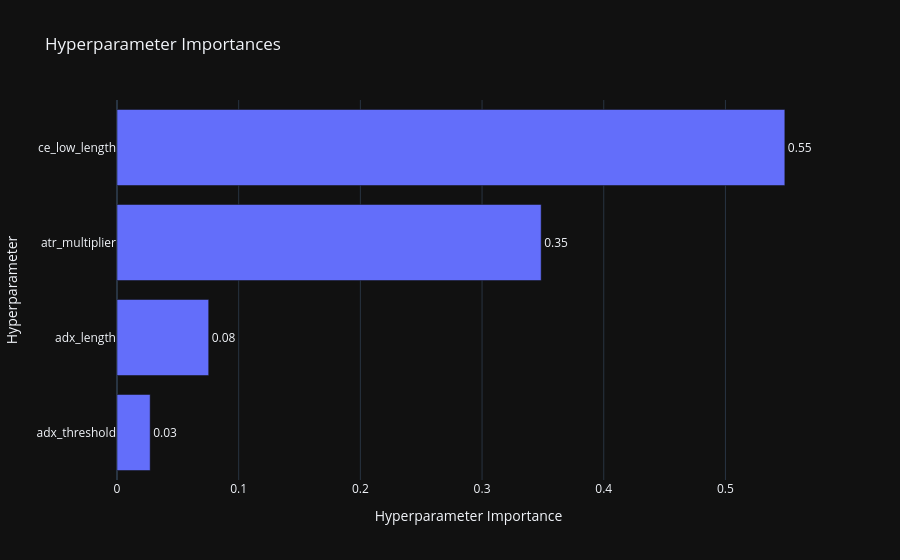
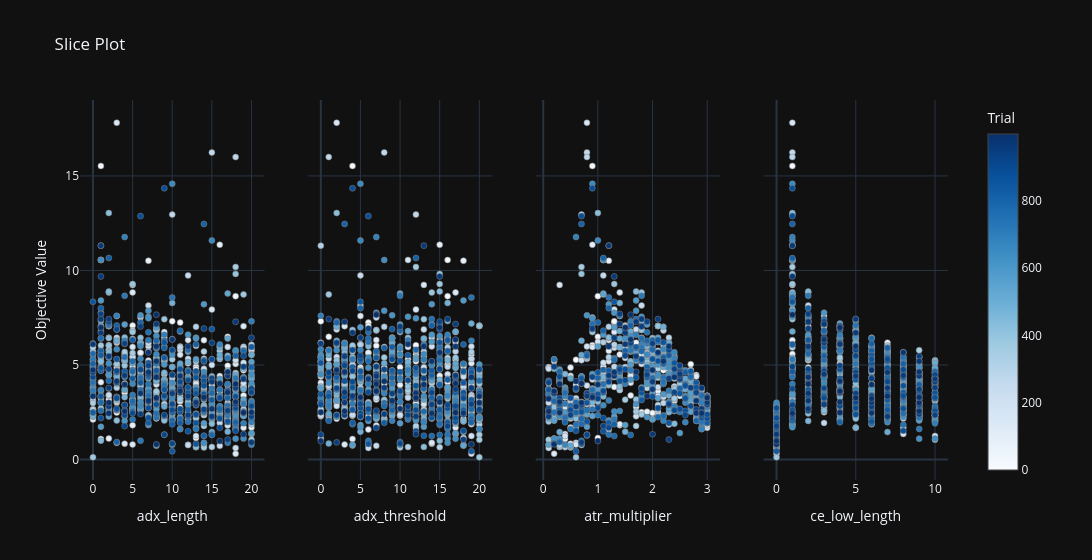

Source (notebook cell) for these figures, in order:
### Markdown cell above
Visualization

### Code cell
fig = optuna.visualization.plot_param_importances(study)
show(fig)

fig2 = optuna.visualization.plot_slice(study, params=best_params.keys())
show(fig2)

### Figure 1 — Plotly figure (JSON) as saved in the notebook; plotly's stock layout.template omitted (floating-point values rounded to 4 significant figures)
{"data": [{"cliponaxis": false, "hovertemplate": ["adx_threshold (IntDistribution): 0.027247988749350444<extra></extra>", "adx_length (IntDistribution): 0.07535509652326663<extra></extra>", "atr_multiplier (FloatDistribution): 0.3485718862082367<extra></extra>", "ce_low_length (IntDistribution): 0.5488250285191463<extra></extra>"], "name": "Objective Value", "orientation": "h", "text": ["0.03", "0.08", "0.35", "0.55"], "textposition": "outside", "x": [0.02725, 0.07536, 0.3486, 0.5488], "y": ["adx_threshold", "adx_length", "atr_multiplier", "ce_low_length"], "type": "bar"}], "layout": {"title": {"text": "Hyperparameter Importances"}, "xaxis": {"title": {"text": "Hyperparameter Importance"}}, "yaxis": {"title": {"text": "Hyperparameter"}}}}

### Figure 2 — Plotly figure (JSON) as saved in the notebook; plotly's stock layout.template omitted (floating-point values rounded to 4 significant figures; data arrays with more than 128 entries replaced by an {"elided": "..."} marker saying what was removed)
{"data": [{"marker": {"color": {"elided": "1000 int values"}, "colorbar": {"title": {"text": "Trial"}, "x": 1.0, "xpad": 40}, "colorscale": [[0.0, "rgb(247,251,255)"], [0.125, "rgb(222,235,247)"], [0.25, "rgb(198,219,239)"], [0.375, "rgb(158,202,225)"], [0.5, "rgb(107,174,214)"], [0.625, "rgb(66,146,198)"], [0.75, "rgb(33,113,181)"], [0.875, "rgb(8,81,156)"], [1.0, "rgb(8,48,107)"]], "line": {"color": "Grey", "width": 0.5}, "showscale": true}, "mode": "markers", "name": "Feasible Trial", "showlegend": false, "x": {"elided": "1000 int values"}, "y": {"elided": "1000 float values"}, "type": "scatter", "xaxis": "x", "yaxis": "y"}, {"marker": {"color": {"elided": "1000 int values"}, "colorbar": {"title": {"text": "Trial"}, "x": 1.0, "xpad": 40}, "colorscale": [[0.0, "rgb(247,251,255)"], [0.125, "rgb(222,235,247)"], [0.25, "rgb(198,219,239)"], [0.375, "rgb(158,202,225)"], [0.5, "rgb(107,174,214)"], [0.625, "rgb(66,146,198)"], [0.75, "rgb(33,113,181)"], [0.875, "rgb(8,81,156)"], [1.0, "rgb(8,48,107)"]], "line": {"color": "Grey", "width": 0.5}, "showscale": false}, "mode": "markers", "name": "Feasible Trial", "showlegend": false, "x": {"elided": "1000 int values"}, "y": {"elided": "1000 float values"}, "type": "scatter", "xaxis": "x2", "yaxis": "y2"}, {"marker": {"color": {"elided": "1000 int values"}, "colorbar": {"title": {"text": "Trial"}, "x": 1.0, "xpad": 40}, "colorscale": [[0.0, "rgb(247,251,255)"], [0.125, "rgb(222,235,247)"], [0.25, "rgb(198,219,239)"], [0.375, "rgb(158,202,225)"], [0.5, "rgb(107,174,214)"], [0.625, "rgb(66,146,198)"], [0.75, "rgb(33,113,181)"], [0.875, "rgb(8,81,156)"], [1.0, "rgb(8,48,107)"]], "line": {"color": "Grey", "width": 0.5}, "showscale": false}, "mode": "markers", "name": "Feasible Trial", "showlegend": false, "x": {"elided": "1000 float values"}, "y": {"elided": "1000 float values"}, "type": "scatter", "xaxis": "x3", "yaxis": "y3"}, {"marker": {"color": {"elided": "1000 int values"}, "colorbar": {"title": {"text": "Trial"}, "x": 1.0, "xpad": 40}, "colorscale": [[0.0, "rgb(247,251,255)"], [0.125, "rgb(222,235,247)"], [0.25, "rgb(198,219,239)"], [0.375, "rgb(158,202,225)"], [0.5, "rgb(107,174,214)"], [0.625, "rgb(66,146,198)"], [0.75, "rgb(33,113,181)"], [0.875, "rgb(8,81,156)"], [1.0, "rgb(8,48,107)"]], "line": {"color": "Grey", "width": 0.5}, "showscale": false}, "mode": "markers", "name": "Feasible Trial", "showlegend": false, "x": {"elided": "1000 int values"}, "y": {"elided": "1000 float values"}, "type": "scatter", "xaxis": "x4", "yaxis": "y4"}], "layout": {"xaxis": {"anchor": "y", "domain": [0.0, 0.2125], "title": {"text": "adx_length"}}, "yaxis": {"anchor": "x", "domain": [0.0, 1.0], "title": {"text": "Objective Value"}}, "xaxis2": {"anchor": "y2", "domain": [0.2625, 0.475], "title": {"text": "adx_threshold"}}, "yaxis2": {"anchor": "x2", "domain": [0.0, 1.0], "matches": "y", "showticklabels": false}, "xaxis3": {"anchor": "y3", "domain": [0.525, 0.7375], "title": {"text": "atr_multiplier"}}, "yaxis3": {"anchor": "x3", "domain": [0.0, 1.0], "matches": "y", "showticklabels": false}, "xaxis4": {"anchor": "y4", "domain": [0.7875, 1.0], "title": {"text": "ce_low_length"}}, "yaxis4": {"anchor": "x4", "domain": [0.0, 1.0], "matches": "y", "showticklabels": false}, "title": {"text": "Slice Plot"}, "width": 1200}}
